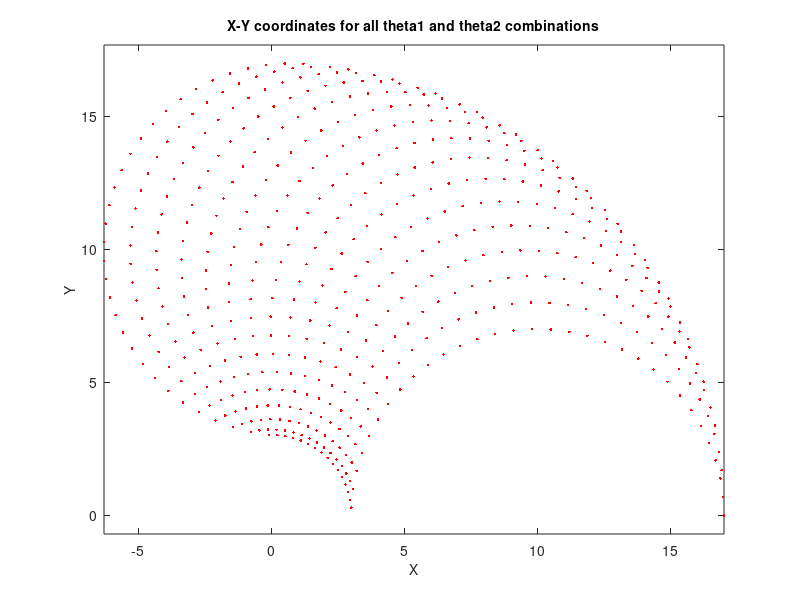

Source code (MATLAB):
l1 = 10; % length of first arm
l2 = 7; % length of second arm

theta1 = 0:0.1:pi/2; % all possible theta1 values
theta2 = 0:0.1:pi; % all possible theta2 values

[THETA1,THETA2] = meshgrid(theta1,theta2); % generate a grid of theta1 and theta2 values

X = l1 * cos(THETA1) + l2 * cos(THETA1 + THETA2); % compute x coordinates
Y = l1 * sin(THETA1) + l2 * sin(THETA1 + THETA2); % compute y coordinates

data1 = [X(:) Y(:) THETA1(:)]; % create x-y-theta1 dataset
data2 = [X(:) Y(:) THETA2(:)]; % create x-y-theta2 dataset

  plot(X(:),Y(:),'r.'); 
  axis equal;
  xlabel('X','fontsize',10)
  ylabel('Y','fontsize',10)
  title('X-Y coordinates for all theta1 and theta2 combinations','fontsize',10)